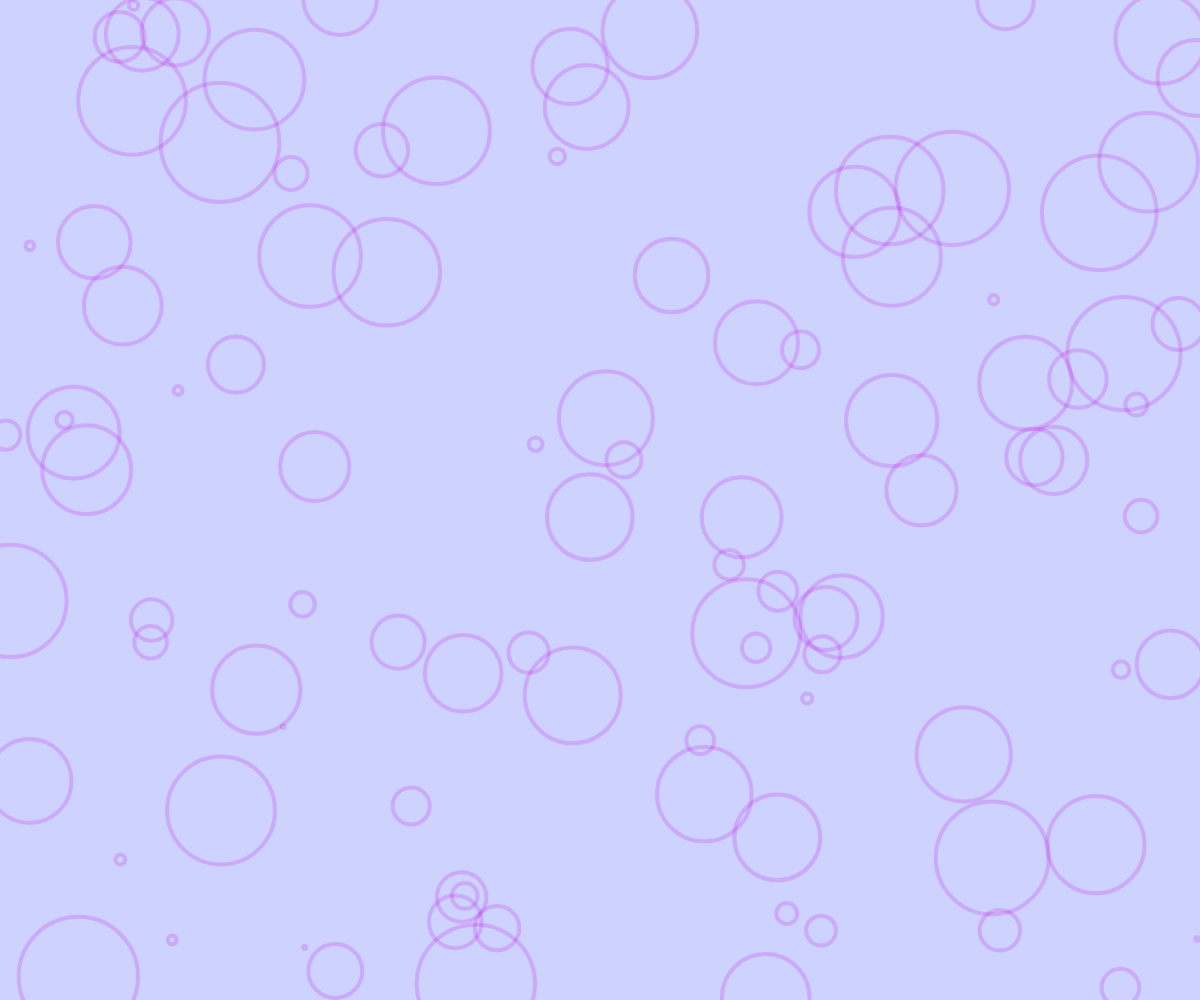
Frame 1 (no input)
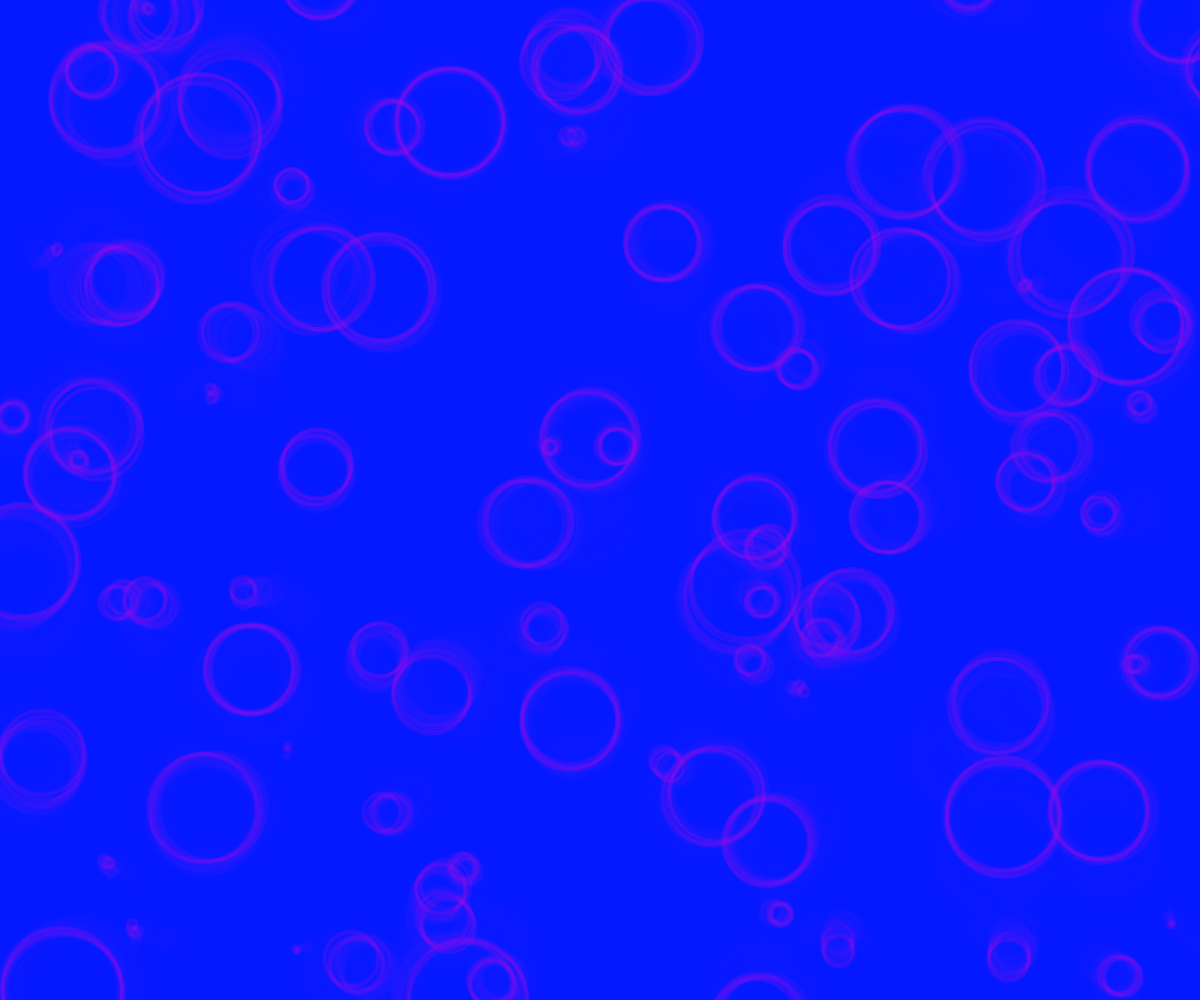
Frame 60 (no input)
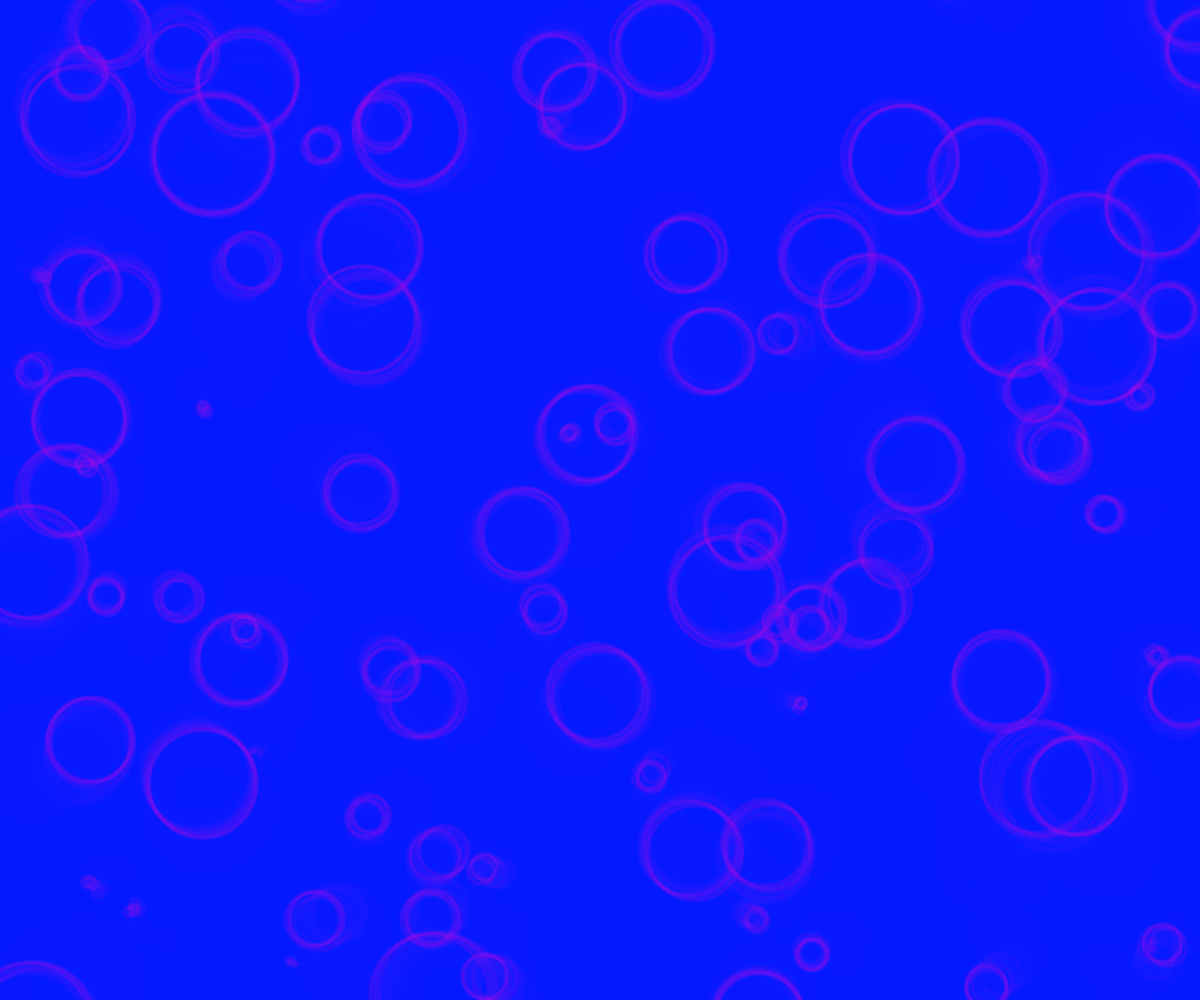
Frame 120 (the mouse pressed at the canvas centre since frame 60)

The p5.js sketch that drew these frames (run headless with seeded random() and noise() and a simulated clock; from frame 60 on, the mouse is pressed at the canvas centre):

// p5.js sketch
// ── sketch.js
let bubbles = []

function setup() {
 createCanvas(windowWidth, windowHeight);
 for ( let i = 0; i < 100; i++){
let x = random(width);
let y = random(height);
let r = random(1,60);
let b  = new Bubble(x,y,r);
 bubbles.push(b);
}

}

function mousePressed(){
  for (let i = 0 ; i < bubbles.length ; i++){
  bubbles[i].clicked(mouseX, mouseY);
  }
}







function draw(){
  background(10,30,282,50)

  for (let i = 0 ; i < bubbles.length ; i++){
  bubbles[i].move();
  bubbles[i].show();
  }
 }

class Bubble{
constructor(x,y,r){
  this.x = x;
  this.y = y;
  this.r =r;
  this.brightness = 0;
 }

clicked(px, py){
  let d = dist(px, py , this.x, this.y);
  if (d < this.r){
     this.brightness = 255
  //console.log("CLICKED ON BUBBLE!");
 }
}



  move(){
   this.x = this.x + random(-5,5);
   this.y = this.y + random(-5,5);
 }

show(){
    stroke(188,10,225,50);
    strokeWeight(4);
    noFill(this.brightness, 125);
    ellipse(this.x, this.y, this.r * 2);
 }
}
